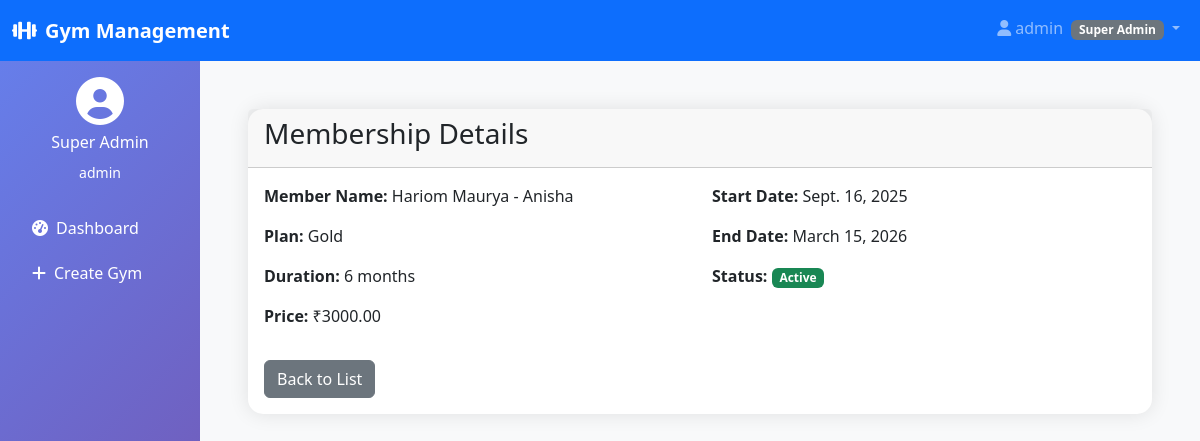
The page /detail/11/ (signed in) on the database its author committed.
### multiple_gym/models.py (models this page shows, shortened)
class User(AbstractUser):
    USER_TYPES = (
        ('superadmin', 'Super Admin'),
        ('gymadmin', 'Gym Admin'),
        ('member', 'Member'),
        ('trainer', 'Trainer'),
    )
    user_type = models.CharField(max_length=20, choices=USER_TYPES, default='member')
    phone = models.CharField(max_length=15, blank=True)
    created_at = models.DateTimeField(auto_now_add=True)

class Membership(models.Model):
    MEMBERSHIP_STATUS_CHOICES = [
        ('active', 'Active'),
        ('expired', 'Expired'),
        ('suspended', 'Suspended'),
        ('pending', 'Pending Payment'),
    ]
    member_name = models.ForeignKey('Member', on_delete=models.CASCADE, related_name='memberships')
    plan = models.ForeignKey('MembershipPlan', on_delete=models.CASCADE)
    start_date = models.DateField(default=timezone.now)
    end_date = models.DateField()
    total_amount = models.DecimalField(max_digits=10, decimal_places=2, default=0)
    paid_amount = models.DecimalField(max_digits=10, decimal_places=2, default=0)
    remaining_amount = models.DecimalField(max_digits=10, decimal_places=2, default=0)
    payment_status = models.CharField(max_length=20, choices=[
        ('paid', 'Fully Paid'),
        ('partial', 'Partially Paid'),
        ('unpaid', 'Unpaid'),
    ], default='unpaid')
    is_active = models.BooleanField(default=True)
    membership_status = models.CharField(max_length=20, choices=MEMBERSHIP_STATUS_CHOICES, default='pending')
    created_at = models.DateTimeField(auto_now_add=True, null=True, blank=True)
    updated_at = models.DateTimeField(auto_now=True)

class Member(models.Model):
    user = models.OneToOneField(settings.AUTH_USER_MODEL, on_delete=models.CASCADE, limit_choices_to={'user_type': 'member'})
    gym = models.ForeignKey('Gym', on_delete=models.CASCADE, related_name='members')
    GENDER_CHOICES = [
        ('M', 'Male'),
        ('F', 'Female'),
        ('O', 'Other')
    ]
    BLOOD_GROUP_CHOICES = [
        ('A+', 'A+'), ('A-', 'A-'),
        ('B+', 'B+'), ('B-', 'B-'),
        ('AB+', 'AB+'), ('AB-', 'AB-'),
        ('O+', 'O+'), ('O-', 'O-'),
    ]
    date_of_birth = models.DateField()
    gender = models.CharField(max_length=1, choices=GENDER_CHOICES)
    blood_group = models.CharField(max_length=3, choices=BLOOD_GROUP_CHOICES, blank=True)
    phone = models.CharField(max_length=10, unique=True)
    alternate_phone = models.CharField(max_length=10, blank=True, null=True)
    photo = models.ImageField(upload_to='member_photos/', blank=True, null=True)
    address_line1 = models.CharField(max_length=100)
    address_line2 = models.CharField(max_length=100, blank=True)
    city = models.CharField(max_length=50)
    state = models.CharField(max_length=50)
    pin_code = models.CharField(max_length=6)
    medical_conditions = models.TextField(blank=True, help_text="Any medical conditions")
    medications = models.TextField(blank=True, help_text="Current medications")
    previous_injuries = models.TextField(blank=True, help_text="Previous injuries")
    RELATION_CHOICES = [
        ('father', 'Father'),
        ('mother', 'Mother'),
        ('spouse', 'Spouse'),
        ('brother', 'Brother'),
        ('sister', 'Sister'),
        ('friend', 'Friend'),
        ('other', 'Other')
    ]
    emergency_contact_name = models.CharField(max_length=100)
    emergency_contact_phone = models.CharField(max_length=10)
    emergency_contact_relation = models.CharField(max_length=20, choices=RELATION_CHOICES)
    emergency_contact_address = models.TextField(blank=True)
    emergency_contact_name2 = models.CharField(max_length=100, blank=True)
    emergency_contact_phone2 = models.CharField(max_length=10, blank=True)
    emergency_contact_relation2 = models.CharField(max_length=20, choices=RELATION_CHOICES, blank=True)
    MEMBERSHIP_PLAN_CHOICES = [
        ('1_month', '1 Month Plan'),
        ('3_months', '3 Months Plan'),
        ('6_months', '6 Months Plan'),
        ('12_months', '1 Year Plan'),
    ]
    is_active = models.BooleanField(default=True)
    created_at = models.DateTimeField(auto_now_add=True)
    updated_at = models.DateTimeField(auto_now=True)
    class Meta:
        verbose_name = "Member"
        verbose_name_plural = "Members"
        ordering = ['-created_at']
    def __str__(self):
        return f"{self.user.get_full_name()} - {self.gym.name}"

class Gym(models.Model):
    name = models.CharField(max_length=100)
    address = models.TextField()
    phone = models.CharField(max_length=15)
    email = models.EmailField()
    registration_date = models.DateTimeField(auto_now_add=True)
    is_active = models.BooleanField(default=True)
    created_by = models.ForeignKey(User, on_delete=models.CASCADE, limit_choices_to={'user_type': 'superadmin'})

class MembershipPlan(models.Model):
    name = models.CharField(max_length=100)
    duration_months = models.IntegerField()
    price = models.DecimalField(max_digits=10, decimal_places=2)
    description = models.TextField(blank=True)
    is_active = models.BooleanField(default=True)

### multiple_gym/views.py (the view, shortened to what this page needs)
# urls.py: path("detail/<int:pk>/", views.membership_detail, name="membership_detail"),
@login_required
def membership_detail(request, pk):
    membership = get_object_or_404(Membership, pk=pk)
    gym_id = None
    gym = None
    context = {"membership": membership, "gym": gym, "gym_id": gym_id}
    return render(request, "multiple_gym/membership_detail.html", context)

### templates/multiple_gym/membership_detail.html (shortened to what this page needs)
{% extends 'multiple_gym/base.html' %}
{% block content %}
<div class="container mt-4">
    <div class="card">
        <div class="card-header">
            <h3>Membership Details</h3>
        </div>
        <div class="card-body">
            <div class="row">
                <div class="col-md-6">
                    <p><strong>Member Name:</strong> {{ membership.member_name }}</p>
                    <p><strong>Plan:</strong> {{ membership.plan.name }}</p>
                    <p><strong>Duration:</strong> {{ membership.plan.duration_months }} months</p>
                    <p><strong>Price:</strong> ₹{{ membership.plan.price }}</p>
                </div>
                <div class="col-md-6">
                    <p><strong>Start Date:</strong> {{ membership.start_date }}</p>
                    <p><strong>End Date:</strong> {{ membership.end_date }}</p>
                    <p><strong>Status:</strong>
                        {% if membership.is_active %}
                            <span class="badge bg-success">Active</span>
                        {% else %}
                            <span class="badge bg-danger">Inactive</span>
                        {% endif %}
                    </p>
                </div>
            </div>
            <div class="mt-3">
                <a href="{% url 'multiple_gym:membership_list' %}" class="btn btn-secondary">Back to List</a>
            </div>
        </div>
    </div>
</div>
{% endblock %}

### templates/multiple_gym/base.html (shortened to what this page needs)
<!DOCTYPE html>
<html lang="en">
<head>
    <link href="https://cdnjs.cloudflare.com/ajax/libs/bootstrap/5.3.0/css/bootstrap.min.css" rel="stylesheet">
    <link href="https://cdnjs.cloudflare.com/ajax/libs/font-awesome/6.0.0/css/all.min.css" rel="stylesheet">
</head>
<body class="bg-light">
    <nav class="navbar navbar-expand-lg navbar-dark bg-primary">
        <div class="container-fluid">
            <a class="navbar-brand" href="#">
                <i class="fas fa-dumbbell me-2"></i>Gym Management
            </a>
            {% if user.is_authenticated %}
            <div class="navbar-nav ms-auto">
                <div class="nav-item dropdown">
                    <a class="nav-link dropdown-toggle" href="#" role="button" data-bs-toggle="dropdown">
                        <i class="fas fa-user me-1"></i>{{ user.username }}
                        <span class="badge bg-secondary ms-1">{{ user.get_user_type_display }}</span>
                    </a>
                </div>
            </div>
            {% endif %}
        </div>
    </nav>
    <div class="container-fluid">
        <div class="row">
            {% if user.is_authenticated and user.user_type != 'member' %}
            <div class="col-md-3 col-lg-2 px-0">
                <div class="sidebar text-white p-3">
                    <div class="text-center mb-4">
                        <i class="fas fa-user-circle fa-3x mb-2"></i>
                        <h6>{{ user.get_user_type_display }}</h6>
                        <small>{{ user.username }}</small>
                    </div>
                    <ul class="nav flex-column">
                        {% if user.user_type == 'superadmin' %}
                        <li class="nav-item">
                            <a class="nav-link text-white" href="{% url 'multiple_gym:superadmin_dashboard' %}">
                                <i class="fas fa-tachometer-alt me-2"></i>Dashboard
                            </a>
                        </li>
                        <li class="nav-item">
                            <a class="nav-link text-white" href="{% url 'multiple_gym:create_gym' %}">
                                <i class="fas fa-plus me-2"></i>Create Gym
                            </a>
                        </li>
                        {% endif %}
                    </ul>
                </div>
            </div>
            {% endif %}
            <div
                class="{% if user.is_authenticated and user.user_type != 'member' %}col-md-9 col-lg-10{% else %}col-12{% endif %}">
                <div class="p-4">
                    {% block content %}{% endblock %}
                </div>
            </div>
        </div>
    </div>
</body>
</html>

### templates/multiple_gym/base.html (style rules this page uses)
.sidebar { min-height: 100vh; background: linear-gradient(135deg, #667eea 0%, #764ba2 100%); }
.navbar-brand { font-weight: bold; }
.card { border: none; border-radius: 15px; box-shadow: 0 0 20px rgba(0, 0, 0, 0.1); }
.nav-link { transition: all 0.3s ease; border-radius: 8px; margin-bottom: 5px; }

### rows shown on the page
User: username "admin", user_type "Super Admin"
Membership: member_name "Hariom Maurya - Anisha", plan.name "Gold", plan.duration_months "6", plan.price "3000.00", start_date "Sept. 16, 2025", end_date "March 15, 2026"
